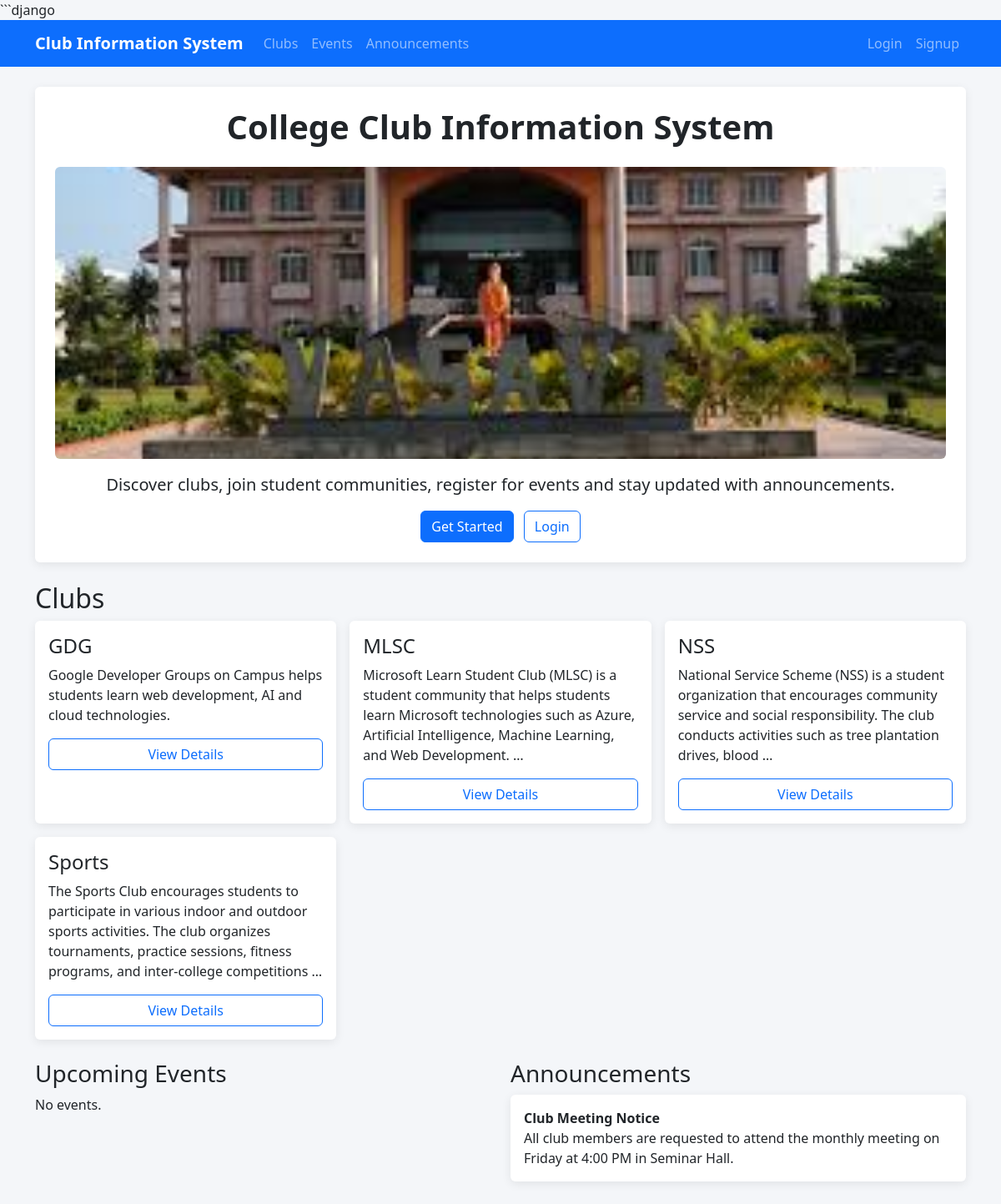
The page / on the database its author committed.
### clubApp/models.py (models this page shows, shortened)
class Club(models.Model):
    name = models.CharField(max_length=100)
    description = models.TextField()
    upcoming_events = models.TextField(default="")
    conducted_events = models.TextField(default="")
    faculty_coordinator = models.CharField(max_length=150, blank=True)
    student_coordinator = models.CharField(max_length=150, blank=True)
    contact_email = models.EmailField(blank=True)

class Announcement(models.Model):
    title = models.CharField(max_length=100)
    message = models.TextField()
    club = models.ForeignKey(Club, on_delete=models.CASCADE, null=True, blank=True, related_name="announcements")
    created_at = models.DateTimeField(auto_now_add=True)

### clubApp/views.py (the view)
# urls.py: path('', views.home_view, name='home'),
def home_view(request):
    clubs = Club.objects.all().order_by('name')
    events = Event.objects.select_related('club').order_by('date', 'time')[:6]
    announcements = Announcement.objects.select_related('club').order_by('-created_at')[:5]
    return render(request, 'clubApp/home.html', {
        'clubs': clubs,
        'events': events,
        'announcements': announcements,
    })

### templates/clubApp/home.html (shortened to what this page needs)
{% extends 'clubApp/base.html' %}
{% load static %}
{% block content %}
<div class="card p-4 mb-4 text-center">
    <h1 class="fw-bold">College Club Information System</h1>
    <img src="{% static 'images/vasavi.jpg' %}"
         class="img-fluid rounded hero-img my-3"
         alt="College Image">
    <p class="lead">
        Discover clubs, join student communities, register for events
        and stay updated with announcements.
    </p>
    <div>
        {% if not user.is_authenticated %}
            <a href="/signup/" class="btn btn-primary me-2">Get Started</a>
            <a href="/accounts/login/" class="btn btn-outline-primary">Login</a>
        {% else %}
            <a href="/dashboard/" class="btn btn-primary">Open Dashboard</a>
        {% endif %}
    </div>
</div>
<h2>Clubs</h2>
<div class="row g-3 mb-4">
    {% for club in clubs %}
        <div class="col-md-4">
            <div class="card h-100 p-3">
                <h4>{{ club.name }}</h4>
                <p>{{ club.description|truncatewords:25 }}</p>
                <a href="/club/{{ club.id }}/"
                   class="btn btn-outline-primary">
                    View Details
                </a>
            </div>
        </div>
    {% empty %}
        <p>No clubs available.</p>
    {% endfor %}
</div>
<div class="row">
    <div class="col-md-6">
        <h3>Upcoming Events</h3>
        {% for e in events %}
            <div class="card p-3 mb-2">
                <b>{{ e.title }}</b>
                <small>
                    {{ e.club.name }} |
                    {{ e.date }}
                    {% if e.time %}
                        | {{ e.time }}
                    {% endif %}
                </small>
            </div>
        {% empty %}
            <p>No events.</p>
        {% endfor %}
    </div>
    <div class="col-md-6">
        <h3>Announcements</h3>
        {% for a in announcements %}
            <div class="card p-3 mb-2">
                <b>{{ a.title }}</b>
                <p class="mb-0">
                    {{ a.message|truncatewords:20 }}
                </p>
            </div>
        {% empty %}
            <p>No announcements.</p>
        {% endfor %}
    </div>
</div>
{% endblock %}

### templates/clubApp/base.html (shortened to what this page needs)
{% load static %}
<!DOCTYPE html>
<html>
<head>
    <link href="https://cdn.jsdelivr.net/npm/bootstrap@5.3.3/dist/css/bootstrap.min.css" rel="stylesheet">
</head>
<body>
<nav class="navbar navbar-expand-lg navbar-dark bg-primary">
<div class="container">
<a class="navbar-brand fw-bold" href="/">Club Information System</a>
<div class="collapse navbar-collapse" id="nav">
<ul class="navbar-nav me-auto">
<li class="nav-item"><a class="nav-link" href="/clubs/">Clubs</a></li>
<li class="nav-item"><a class="nav-link" href="/events/">Events</a></li>
<li class="nav-item"><a class="nav-link" href="/announcements/">Announcements</a></li>
</ul>
<ul class="navbar-nav">
{% if user.is_authenticated %}{% if user.is_staff %}<li class="nav-item"><a class="nav-link" href="/admin/">Admin</a></li>{% endif %}<li class="nav-item"><form method="post" action="/accounts/logout/">{% csrf_token %}<button class="btn btn-link nav-link">Logout</button></form></li>{% else %}<li class="nav-item"><a class="nav-link" href="/accounts/login/">Login</a></li><li class="nav-item"><a class="nav-link" href="/signup/">Signup</a></li>{% endif %}
</ul></div></div></nav>
<div class="container py-4">
{% block content %}{% endblock %}
</div>
</body></html>

### templates/clubApp/base.html (style rules this page uses)
body { background:#f4f6f9 }
.hero-img { max-height:350px;object-fit:cover }
.card { border:0;box-shadow:0 3px 12px rgba(0,0,0,.08) }
.nav-link { font-weight:500 }

### rows shown on the page
Club: name "GDG", description "Google Developer Groups on Campus helps students learn web development, AI and cloud technologies."
Club: name "MLSC", description "Microsoft Learn Student Club (MLSC) is a student community that helps students learn Microsoft technologies such as Azure, Artificial Intelligence, Machine Learning, and Web Development. …"
Club: name "NSS", description "National Service Scheme (NSS) is a student organization that encourages community service and social responsibility. The club conducts activities such as tree plantation drives, blood …"
Club: name "Sports", description "The Sports Club encourages students to participate in various indoor and outdoor sports activities. The club organizes tournaments, practice sessions, fitness programs, and inter-college competitions …"
Announcement: title "Club Meeting Notice", message "All club members are requested to attend the monthly meeting on Friday at 4:00 PM in Seminar Hall."
